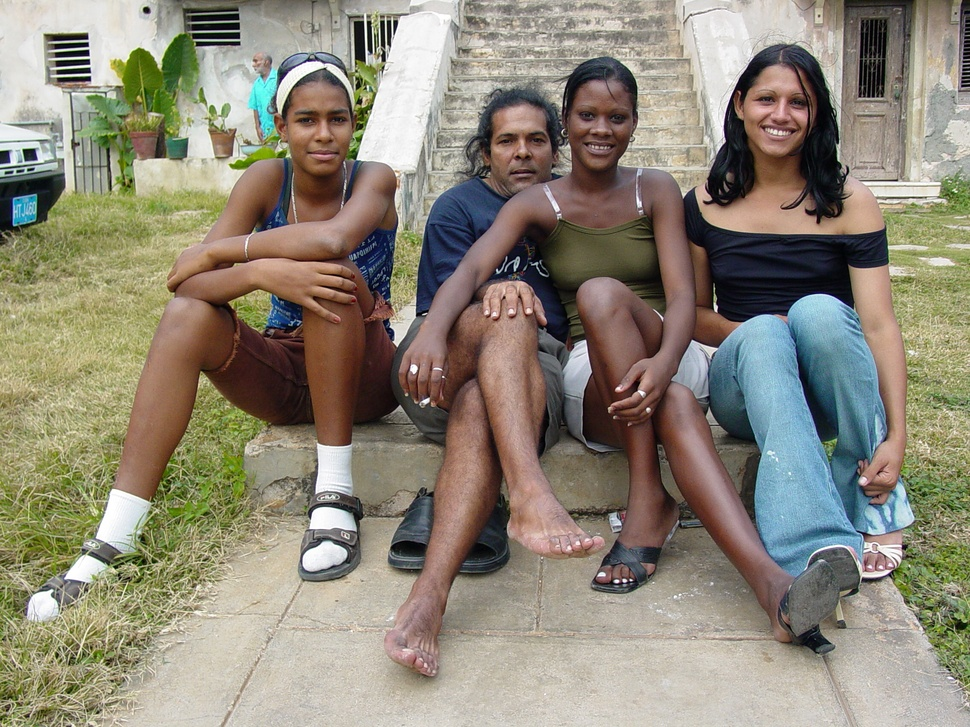
#> input picture faces.jpg, 970 x 727 px, shrunk from 2272 x 1704 before the run
$ python FaceDetection.py
#> lines starting #> are read from the running program, lines starting #| are printed output that depends on the picture; after the words box and inside, x2 and y2 are one past the last pixel; in counts of white or black regions, pixels touching at a corner belong together
import cv2
import  matplotlib.pyplot as plt

cascade_classifier = cv2.CascadeClassifier('haarcascade_frontalface_alt.xml')

image = cv2.imread('faces.jpg')
#> image is the input picture: shape (727, 970, 3); mean B, G, R 119.4, 135, 141.7

gray_image = cv2.cvtColor(image, cv2.COLOR_BGR2GRAY)
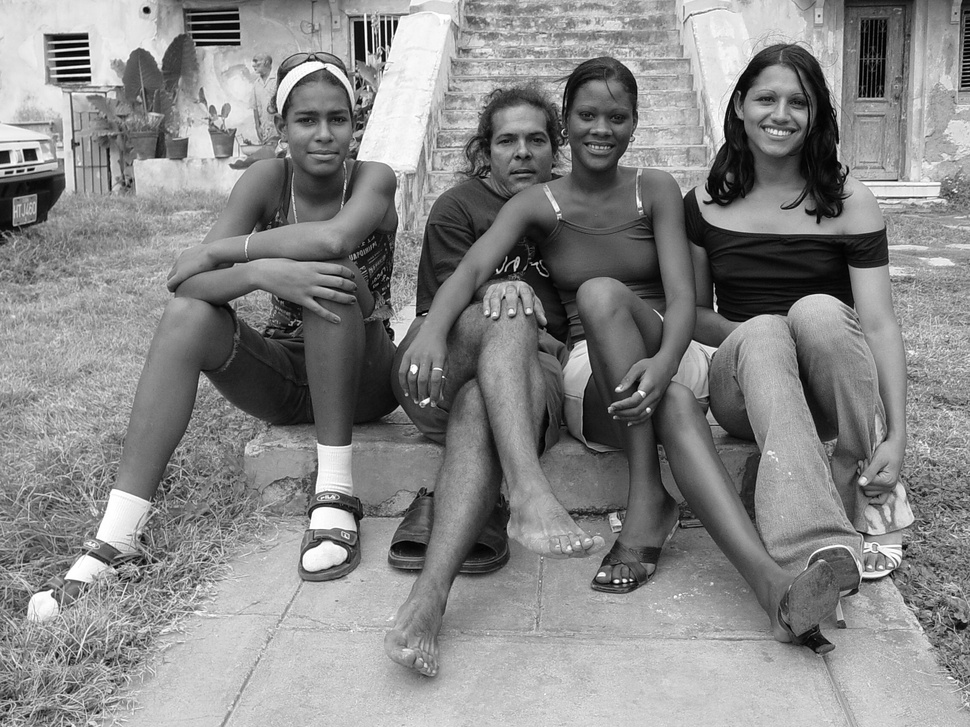
#> gray_image: shape (727, 970); min 0, max 255, mean 135.2

detected_faces = cascade_classifier.detectMultiScale(gray_image, scaleFactor= 1.1, minNeighbors=3, minSize=(20,20))
#> detected_faces = [[486, 112, 73, 73], [283, 88, 81, 81], [739, 68, 84, 84], [562, 86, 78, 78]]

for (x, y, width, height) in detected_faces:
    cv2.rectangle(image, (x,y), (x+width, y+height), (0, 0, 255), 10 ) ##0,0,255 is for red,10 is the thickness
#> this loop made 4 passes
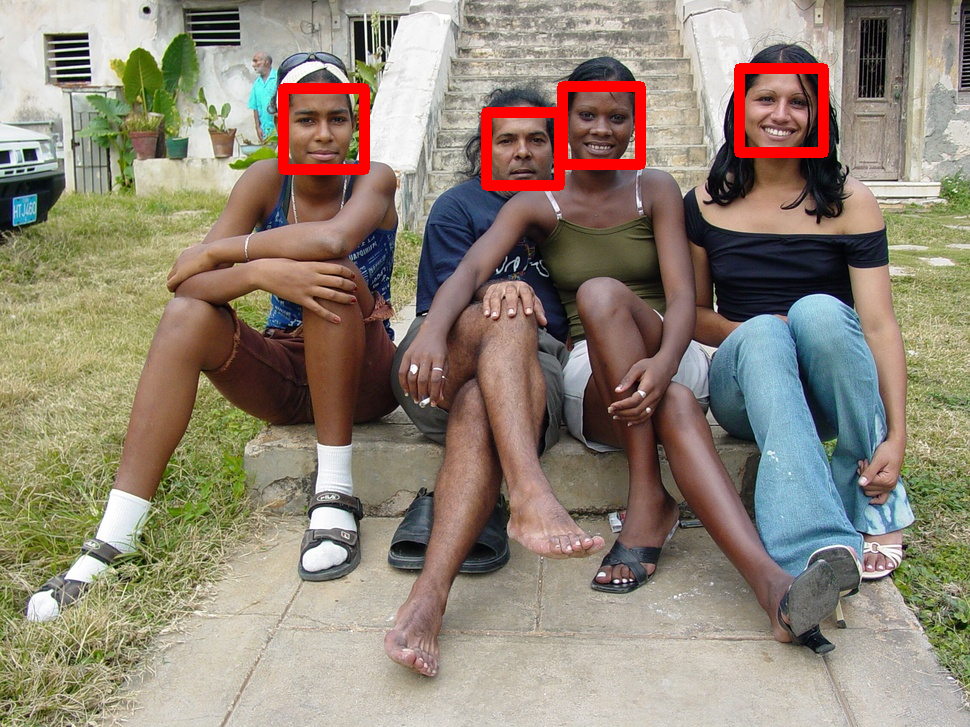
#> image: shape (727, 970, 3); 1.88% of pixels changed, all inside (x1, y1, x2, y2) = (278, 63, 829, 191)

plt.imshow(cv2.cvtColor(image, cv2.COLOR_BGR2RGB))
plt.show()

$ run again, with image.jpg copied over faces.jpg
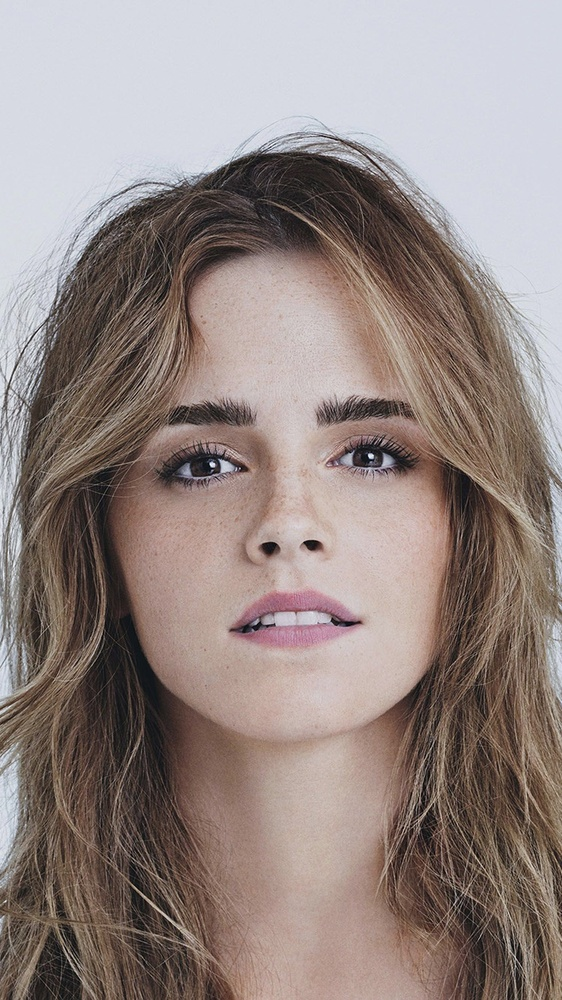
#> input picture image.jpg, 562 x 1000 px, shrunk from 750 x 1334 before the run
#> image is the input picture: shape (1000, 562, 3); mean B, G, R 130.4, 134.5, 148
#> `gray_image = cv2.cvtColor(image, cv2.COLOR_BGR2GRAY)`:
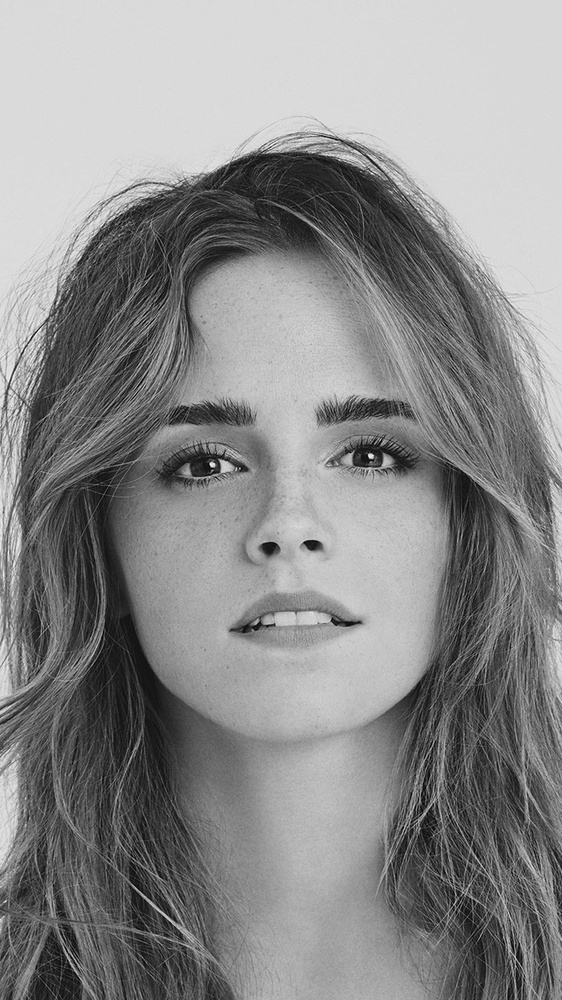
#> gray_image: shape (1000, 562); min 1, max 253, mean 138.1
#> detected_faces = [[72, 288, 431, 431]]
#> the loop `for (x, y, width, height) in detected_faces:` made 1 pass
#> after the loop `for (x, y, width, height) in detected_faces:`:
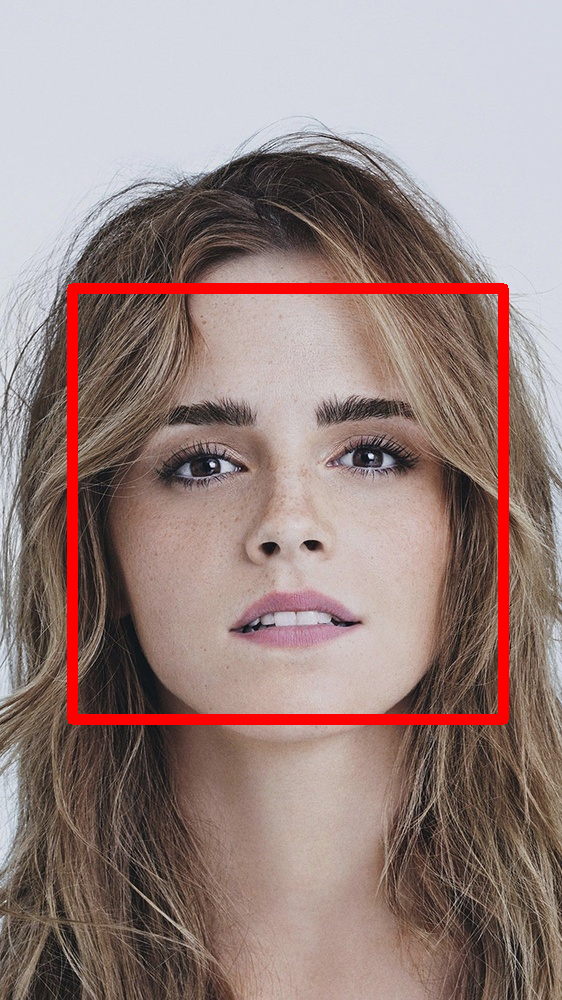
#> image: shape (1000, 562, 3); 3.37% of pixels changed, all inside (x1, y1, x2, y2) = (67, 283, 509, 725)
